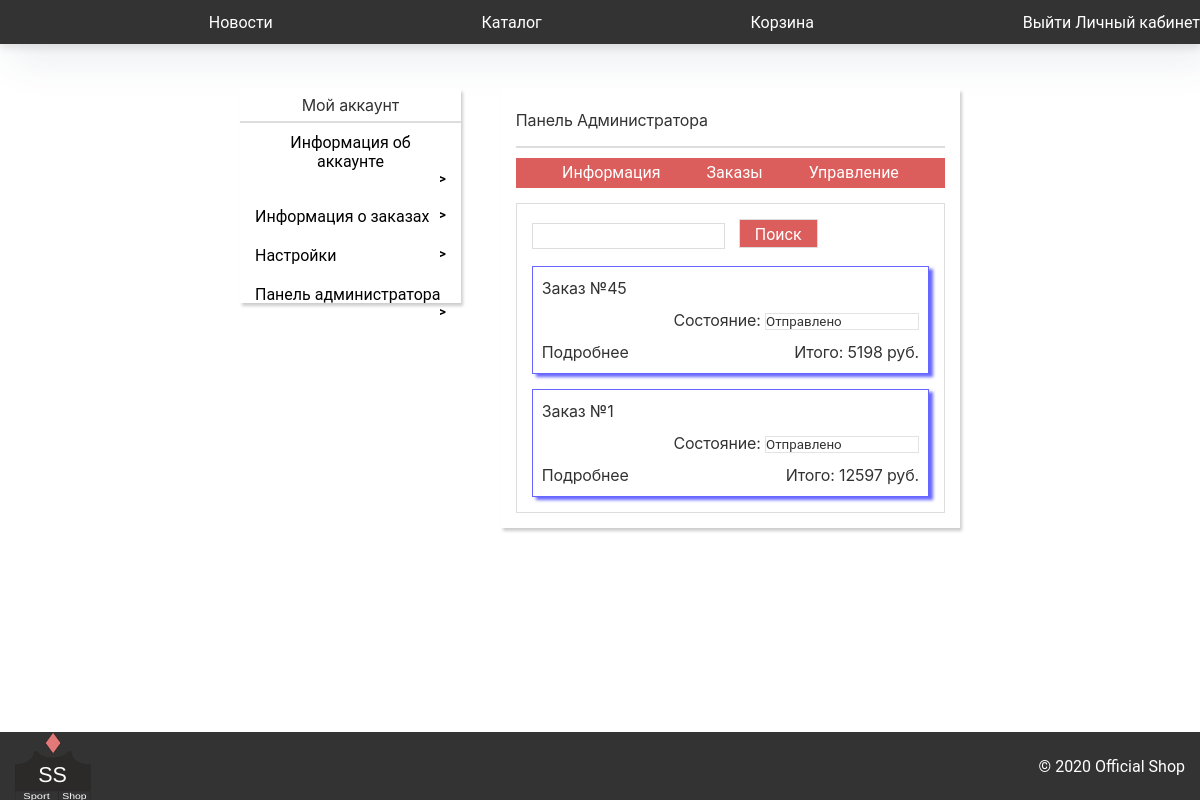
/cabinet/admin/orders/ (signed in), run on an earlier commit of the app's database.
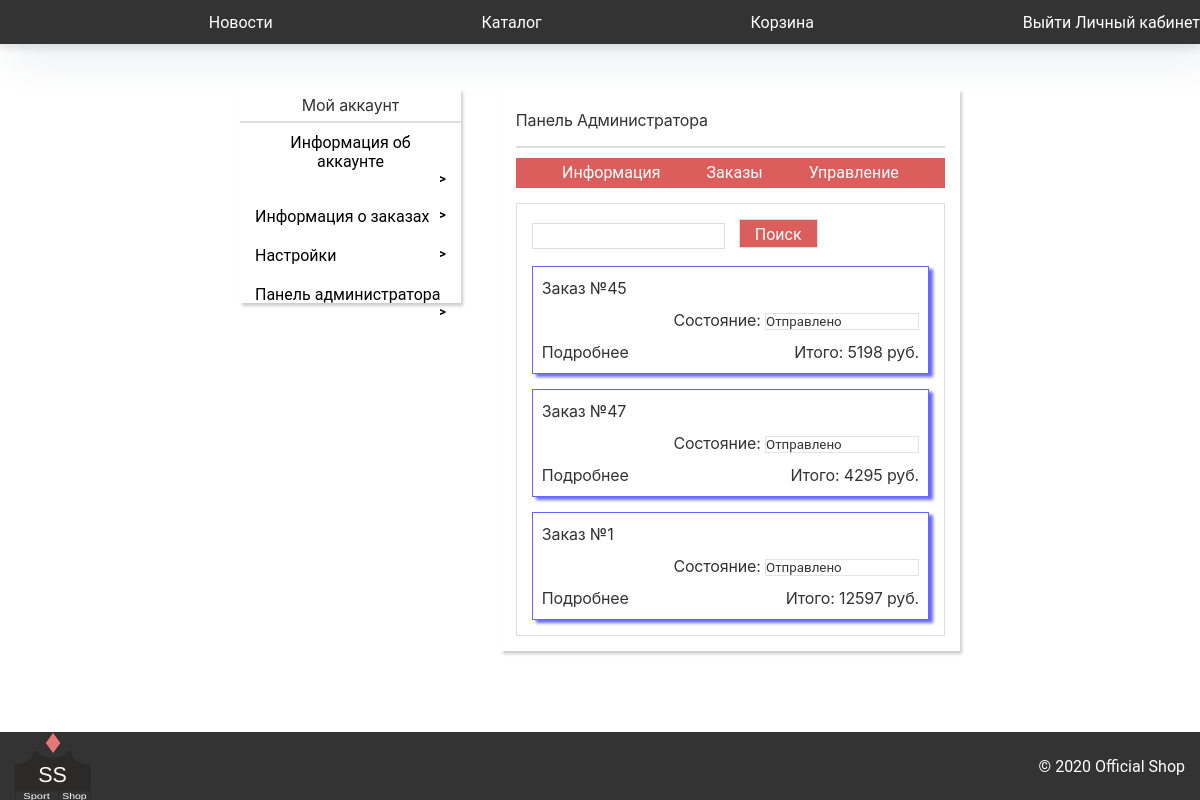
And on a later commit of the database.
### Cabinet/models.py (models this page shows, shortened)
class Orders(models.Model):
    userName =  models.TextField()
    goodId  =   models.IntegerField()
    count = models.IntegerField()
    result = models.IntegerField(default = 0)
    numberOfOrder = models.TextField()
    status = models.TextField(default = "Отправлено")

### Cabinet/views.py (the view)
# urls.py: path('admin/orders/', views.cabinet_admin_orders, name="cabinet_admin_orders"),
def cabinet_admin_orders(request):
    if request.POST:
        try:
            id = request.POST["hiddenId"]
            stat = request.POST["stat"]
            orders = Orders.objects.filter(numberOfOrder = id)
            if(stat == "Удалить"):
                orders = Orders.objects.filter(numberOfOrder = id)
                for i in orders:
                    i.delete()
                return HttpResponseRedirect("/cabinet/admin/orders")
            for i in orders:
                i.status = stat
                i.save()
            orders = Orders.objects.all().order_by('-id')
        except Exception as e:
            search = request.POST["search"]
            orders = Orders.objects.filter(numberOfOrder = search).order_by('-id')
            if search == "":
                orders = Orders.objects.all().order_by('-id')
    else:
        orders = Orders.objects.all().order_by('-id')
    alreadyOrders = []
    allNumOfOrders = set()
    for i in orders:
        allNumOfOrders.add(i.numberOfOrder)
    for i in allNumOfOrders:
        order = {}
        goods = []
        orders = Orders.objects.filter(numberOfOrder = i).order_by('-id')
        for j in orders:
            order['result'] = j.result
            order['userName'] = j.userName
            AboutGood = About_goods.objects.get(id = j.goodId)
            goods.append({"good" : AboutGood,
                          'count' : j.count,
                          "price": j.count*AboutGood.price})
        order['status'] = j.status
        order['numberOfOrder'] = i
        order['goods'] = goods
        alreadyOrders.append(order)
    dict = {"aunt":True, "orders" : alreadyOrders}
    return checkAunt(request, "adminblock_orders", dict, 1)

### Cabinet/views.py (called while the page is built)
def checkAunt(request, what, dict, admin = 0):
    if request.user.is_authenticated:
        count = calculate_new(request.session["user"])
        newGoods = "" if count == 0 else count
        ID = request.session['id']
        usr = User.objects.get(id = ID)
        dict['admin'] = usr.is_staff
        dict["goodsInBasket"] = newGoods
        if(admin):
            if(dict['admin']):
                return render(request, "CabinetTemp/"+ what +".html", dict)
            else:
                return HttpResponseRedirect("/cabinet")
        return render(request, "CabinetTemp/"+ what +".html", dict)
    return HttpResponseRedirect("/main")

### Main/basket_new_goods.py (called while the page is built)
def calculate_new(userName):
    result = 0
    try:
        goods = Goods_of_user.objects.filter(userName = userName)
        for i in goods:
            if(i.checked == 0):
                result+=1
        return result
    except Exception as e:
        return result

### Registration/templates/CabinetTemp/adminblock_orders.html (shortened to what this page needs)
{%extends "CabinetTemp/adminblock.html"%}
{%block adminblock%}
{% load static %}
<div class='a-o-block adminBlock'>
    <div class="a-block">
        <form action="" method="post">
            <input name="search" type="search">
            <button type="submit">Поиск</button>
            {% csrf_token %}</form>
        {%for i in orders%}
        <form id='form{{i.numberOfOrder}}' action='' method = 'post'>
            <div>
                <div class="order">
                    <div class="orderBox">
                        <p>Заказ №{{i.numberOfOrder}} </p>
                        <div class='status'>
                            <p>Состояние:
                                <select name="stat" onchange='document.getElementById("form{{i.numberOfOrder}}").submit()'>
                                    <option  selected>{{i.status}}</option>
                                </select></p>
                            <p>Итого: {{ i.result }} руб.</p>
                        </div>
                        <div style = "font-size:14px;" class='details' onclick='detailBox({{i.numberOfOrder}})'>
                            <p>Подробнее</p>
                        </div>
                    </div>
                </div>
            </div>
        </form>
        {%endfor%}
    </div>
</div>
{%endblock%}

What changed in the data, as far as the page shows it:
added Orders: numberOfOrder "47", stat "Отправлено"
Also different on the page:
new list line: "Заказ № Состояние: Итого: 4295 руб. Подробнее"
